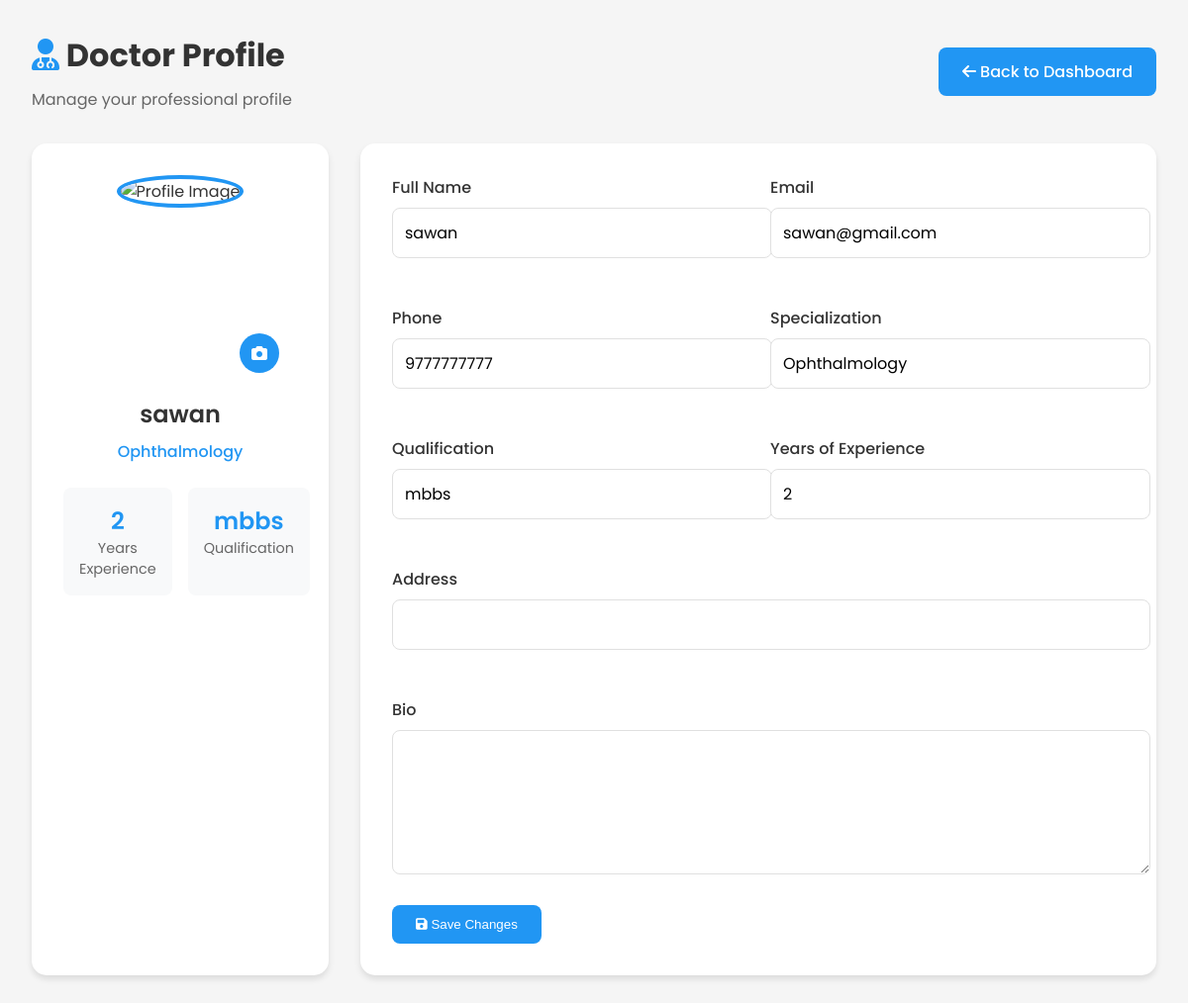
Screenshot of /doctor_profile.php (signed in) with the database file from the repository.
### tables this page shows
CREATE TABLE `doctors` (
  `doctor_id` int(11) NOT NULL,
  `full_name` varchar(100) NOT NULL,
  `email` varchar(100) NOT NULL,
  `password` varchar(255) NOT NULL,
  `phone` varchar(20) DEFAULT NULL,
  `specialization` varchar(100) NOT NULL,
  `qualification` varchar(100) NOT NULL,
  `experience` int(11) NOT NULL,
  `license_no` varchar(50) NOT NULL,
  `is_verified` tinyint(1) DEFAULT 0,
  `created_at` timestamp NULL DEFAULT current_timestamp(),
  `profile_image` varchar(255) DEFAULT NULL,
  `is_active` tinyint(1) DEFAULT 1
);

### doctor_profile.php (the view, shortened to what this page needs)
<?php
require_once 'includes/db_connect.php';
$doctor_id = $_SESSION['user_id'];
try {
    $stmt = $con->prepare("SELECT * FROM doctors WHERE doctor_id = ?");
    $stmt->bind_param("i", $doctor_id);
    $stmt->execute();
    $doctor = $stmt->get_result()->fetch_assoc();
} catch (Exception $e) {
    $error_message = $e->getMessage();
    error_log("Error in doctor_profile.php: " . $e->getMessage());
}
?>
<!DOCTYPE html>
<html lang="en">
<head>
    <link rel="stylesheet" href="https://cdnjs.cloudflare.com/ajax/libs/font-awesome/6.0.0/css/all.min.css">
</head>
<body>
    <div class="container">
        <div class="header">
            <div>
                <h1 style="margin: 0;">
                    <i class="fas fa-user-md" style="color: var(--primary-color);"></i>
                    Doctor Profile
                </h1>
                <p style="margin: 0.5rem 0 0; color: var(--light-text);">
                    Manage your professional profile
                </p>
            </div>
            <a href="doctor_dashboard.php" class="btn btn-primary">
                <i class="fas fa-arrow-left"></i> Back to Dashboard
            </a>
        </div>
        <div class="profile-container">
            <div class="profile-sidebar">
                <div class="profile-image-container">
                    <img src="<?php echo $doctor['profile_image'] ? 'uploads/doctors/' . $doctor['profile_image'] : 'assets/images/default-doctor.png'; ?>"
                         alt="Profile Image"
                         class="profile-image">
                    <label for="profile-image-input" class="image-upload">
                        <i class="fas fa-camera"></i>
                    </label>
                </div>
                <div class="profile-info">
                    <h2 class="profile-name"><?php echo htmlspecialchars($doctor['full_name']); ?></h2>
                    <div class="profile-specialization">
                        <?php echo htmlspecialchars($doctor['specialization']); ?>
                    </div>
                    <div class="profile-stats">
                        <div class="stat-item">
                            <div class="stat-value"><?php echo $doctor['experience']; ?></div>
                            <div class="stat-label">Years Experience</div>
                        </div>
                        <div class="stat-item">
                            <div class="stat-value"><?php echo $doctor['qualification']; ?></div>
                            <div class="stat-label">Qualification</div>
                        </div>
                    </div>
                </div>
            </div>
            <form class="profile-form" method="POST" enctype="multipart/form-data">
                <div class="form-grid">
                    <div class="form-group">
                        <label class="form-label">Full Name</label>
                        <input type="text"
                               name="full_name"
                               class="form-input"
                               value="<?php echo htmlspecialchars($doctor['full_name']); ?>"
                               required>
                    </div>
                    <div class="form-group">
                        <label class="form-label">Email</label>
                        <input type="email"
                               name="email"
                               class="form-input"
                               value="<?php echo htmlspecialchars($doctor['email']); ?>"
                               required>
                    </div>
                    <div class="form-group">
                        <label class="form-label">Phone</label>
                        <input type="tel"
                               name="phone"
                               class="form-input"
                               value="<?php echo htmlspecialchars($doctor['phone']); ?>"
                               required>
                    </div>
                    <div class="form-group">
                        <label class="form-label">Specialization</label>
                        <input type="text"
                               name="specialization"
                               class="form-input"
                               value="<?php echo htmlspecialchars($doctor['specialization']); ?>"
                               required>
                    </div>
                    <div class="form-group">
                        <label class="form-label">Qualification</label>
                        <input type="text"
                               name="qualification"
                               class="form-input"
                               value="<?php echo htmlspecialchars($doctor['qualification']); ?>"
                               required>
                    </div>
                    <div class="form-group">
                        <label class="form-label">Years of Experience</label>
                        <input type="number"
                               name="experience"
                               class="form-input"
                               value="<?php echo $doctor['experience']; ?>"
                               min="0"
                               required>
                    </div>
                    <div class="form-group full-width">
                        <label class="form-label">Address</label>
                        <input type="text"
                               name="address"
                               class="form-input"
                               value="<?php echo htmlspecialchars($doctor['address'] ?? ''); ?>">
                    </div>
                    <div class="form-group full-width">
                        <label class="form-label">Bio</label>
                        <textarea name="bio"
                                  class="form-input form-textarea"><?php echo htmlspecialchars($doctor['bio'] ?? ''); ?></textarea>
                    </div>
                </div>
                <button type="submit" class="btn btn-primary">
                    <i class="fas fa-save"></i> Save Changes
                </button>
            </form>
        </div>
    </div>
</body>
</html>

### doctor_profile.php (style rules this page uses)
:root { --primary-color: #2196f3; --secondary-color: #4CAF50; --accent-color: #ff9800; --danger-color: #f44336; --light-bg: #f5f5f5; --dark-text: #333; --light-text: #666; --border-color: #e0e0e0; }
body { font-family: 'Poppins', sans-serif; background-color: var(--light-bg); margin: 0; padding: 0; color: var(--dark-text); }
.container { max-width: 1200px; margin: 0 auto; padding: 2rem; }
.header { display: flex; justify-content: space-between; align-items: center; margin-bottom: 2rem; }
.profile-container { display: grid; grid-template-columns: 300px 1fr; gap: 2rem; }
.profile-sidebar { background: white; border-radius: 15px; padding: 2rem; box-shadow: 0 4px 6px rgba(0,0,0,0.1); text-align: center; }
.profile-image-container { position: relative; width: 200px; height: 200px; margin: 0 auto 1.5rem; }
.profile-image { width: 100%; height: 100%; border-radius: 50%; object-fit: cover; border: 4px solid var(--primary-color); }
.image-upload { position: absolute; bottom: 0; right: 0; background: var(--primary-color); color: white; width: 40px; height: 40px; border-radius: 50%; display: flex; align-items: center; justify-content: center; cursor: pointer; transition: all 0.3s ease; }
.profile-info { margin-top: 1.5rem; }
.profile-name { font-size: 1.5rem; font-weight: 600; margin: 0 0 0.5rem; }
.profile-specialization { color: var(--primary-color); font-weight: 500; margin-bottom: 1rem; }
.profile-stats { display: grid; grid-template-columns: repeat(2, 1fr); gap: 1rem; margin-top: 1.5rem; }
.stat-item { text-align: center; padding: 1rem; background: #f8f9fa; border-radius: 8px; }
.stat-value { font-size: 1.5rem; font-weight: 600; color: var(--primary-color); }
.stat-label { font-size: 0.9rem; color: var(--light-text); }
.profile-form { background: white; border-radius: 15px; padding: 2rem; box-shadow: 0 4px 6px rgba(0,0,0,0.1); }
.form-grid { display: grid; grid-template-columns: repeat(2, 1fr); gap: 1.5rem; }
.form-group { margin-bottom: 1.5rem; }
.form-group.full-width { grid-column: 1 / -1; }
.form-label { display: block; margin-bottom: 0.5rem; font-weight: 500; }
.form-input { width: 100%; padding: 0.75rem; border: 1px solid var(--border-color); border-radius: 8px; font-family: inherit; font-size: 1rem; transition: border-color 0.3s ease; }
.form-textarea { min-height: 120px; resize: vertical; }
.btn { display: inline-block; padding: 0.75rem 1.5rem; border-radius: 8px; text-decoration: none; font-weight: 500; transition: all 0.3s ease; border: none; cursor: pointer; }
.btn-primary { background-color: var(--primary-color); color: white; }

### rows the page displays
doctors: full_name "sawan", specialization "Ophthalmology", experience "2", qualification "mbbs", email "sawan@gmail.com", phone "9777777777"
